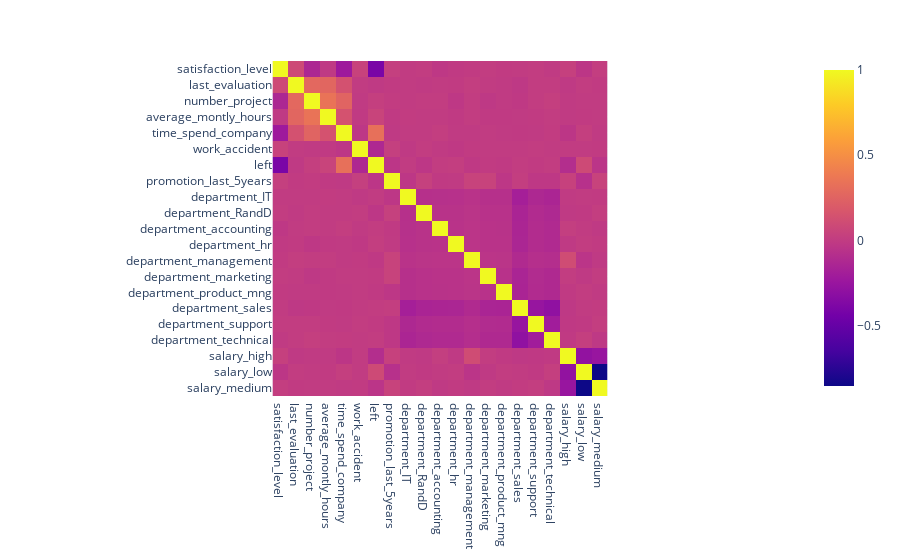

Notebook code for this chart:
### Code cell
# Create a plot as needed
### YOUR CODE HERE ###
import plotly.express as px
fig = px.imshow(df0_dummies.corr())
fig.show()

### Figure 1 — Plotly figure (JSON) as saved in the notebook; plotly's stock layout.template omitted (floating-point values rounded to 4 significant figures; data arrays with more than 128 entries replaced by an {"elided": "..."} marker saying what was removed)
{"data": [{"coloraxis": "coloraxis", "hovertemplate": "x: %{x}<br>y: %{y}<br>color: %{z}<extra></extra>", "name": "0", "type": "heatmap", "x": ["satisfaction_level", "last_evaluation", "number_project", "average_montly_hours", "time_spend_company", "work_accident", "left", "promotion_last_5years", "department_IT", "department_RandD", "department_accounting", "department_hr", "department_management", "department_marketing", "department_product_mng", "department_sales", "department_support", "department_technical", "salary_high", "salary_low", "salary_medium"], "xaxis": "x", "y": ["satisfaction_level", "last_evaluation", "number_project", "average_montly_hours", "time_spend_company", "work_accident", "left", "promotion_last_5years", "department_IT", "department_RandD", "department_accounting", "department_hr", "department_management", "department_marketing", "department_product_mng", "department_sales", "department_support", "department_technical", "salary_high", "salary_low", "salary_medium"], "yaxis": "y", "z": {"elided": "21x21 float values"}}], "layout": {"coloraxis": {"colorscale": [[0, "#0d0887"], [0.1111, "#46039f"], [0.2222, "#7201a8"], [0.3333, "#9c179e"], [0.4444, "#bd3786"], [0.5556, "#d8576b"], [0.6667, "#ed7953"], [0.7778, "#fb9f3a"], [0.8889, "#fdca26"], [1, "#f0f921"]]}, "margin": {"t": 60}, "xaxis": {"anchor": "y", "constrain": "domain", "domain": [0, 1], "scaleanchor": "y"}, "yaxis": {"anchor": "x", "autorange": "reversed", "constrain": "domain", "domain": [0, 1]}}}
